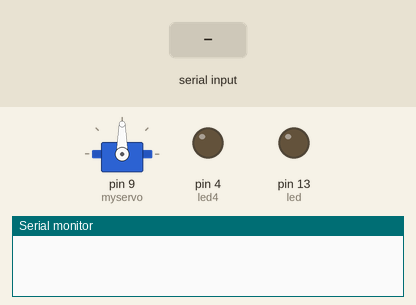
This sketch was run on a simulated Arduino Uno, built with avr-gcc and run on an emulated ATmega328P. Parts: servo, output pins drawn as LEDs (lit = HIGH), the last lines printed to the serial monitor. Inputs (shaded band) come from the test bench.

Above: at 1.2 s.
1.3 s: "2" received over Serial
At 2.2 s:
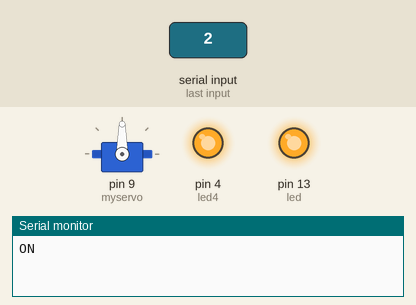
2.8 s: "4" received over Serial
At 3.3 s:
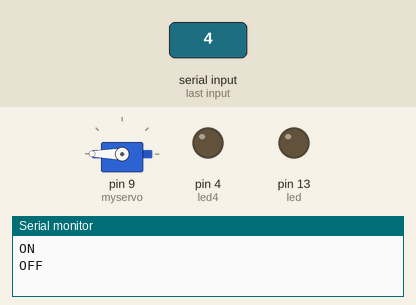
Timing chart, 0 to 5.8 s (numbered marks = the images above; inputs shaded):
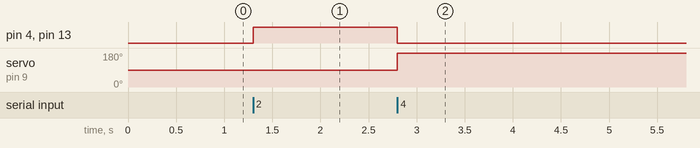

The sketch:

LESSON22.ino
```cpp
/******************************************************************************
----------------本例程仅供学习使用，未经作者允许，不得用于其他用途。-----------
------------------------版权所有，仿冒必究！-----------------------------------
----------------1.开发环境:Arduino IDE-----------------------------------------
----------------2.测试使用开发板型号：Arduino Leonardo or Arduino UNO R3-------
----------------3.单片机使用晶振：16M------------------------------------------
----------------4.淘宝网址：Ilovemcu.taobao.com--------------------------------
----------------------------epic-mcu.taobao.com--------------------------------
----------------5.作者：神秘藏宝室---------------------------------------------
******************************************************************************/

// #include <Arduino.h>

// #define PWM_pin 9

// int pulsewidth = 0;		//高电平时间

// void setup()
// {
//   pinMode(PWM_pin,OUTPUT);
// }

// void loop()
// {
//     pulse(0);			//设置舵机指向90度
//     delay(1000);
//     pulse(90);
//     delay(1000);
//     pulse(180);
//     delay(1000);
// }

// void pulse(int angle)			//设置舵机角度为angle
// {
// 	pulsewidth=int ((angle*11)+500);	//计算高电平时间
// 	digitalWrite(PWM_pin,HIGH);				//设置高电平
// 	delayMicroseconds(pulsewidth);		//延时pulsewidth （us）
// 	digitalWrite(PWM_pin,LOW);				//设置低电平
// 	delay(20-pulsewidth/1000);				//延时20-pulsewidth/1000 （ms）
// }


// #include <Servo.h>  //引入文件
// Servo myservo;      // 创建对象
// #define potpin  A5  // 设定连接可变电阻的模拟引脚
// int val;            // 创建变量，储存从模拟端口读取的值（0到1023）
// void setup()
// {
//   myservo.attach(9);  // 9号引脚输出电机控制信号（仅能使用PWM引脚），控制舵机的引脚
// }
// void loop()
// {
//   val = analogRead(potpin);  // 读取来自可变电阻的模拟值（0到1023之间）
//   val = map(val, 0, 1023, 0, 179);  // 利用“map”函数缩放该值，得到舵机需要的角度（0到180之间）
//   myservo.write(val);     // 设定舵机的位置，旋转到val
//   delay(15);              // 等待电机旋转到目标角度
// }


// 舵机的来回转动
// #include <Servo.h>
// int pos = 0;
// Servo myservo;

// void setup()
// {
//   myservo.attach(9, 500, 2500); //修正脉冲宽度
// }

// void loop()
// {
//   for (pos = 0; pos <= 180; pos += 1) {
//     myservo.write(pos);
//     delay(15);
//   }
//   for (pos = 180; pos >= 0; pos -= 1) {
//     myservo.write(pos);
//     delay(15);
//   }
// }

#include <Servo.h>
int led4=4;
int led=13;
Servo myservo;//创建舵机对象

void setup(){
  myservo.attach(9, 500, 2500);
  pinMode(led,OUTPUT);
  pinMode(led4,OUTPUT);
  Serial.begin(9600);
}

void loop(){
  if(Serial.available()>0){
    char c=Serial.read();
    if(c=='2'){
      digitalWrite(led,HIGH);
      digitalWrite(led4,HIGH);
      myservo.write(90);
      Serial.println("ON");
    }
   	else if(c=='4'){
      digitalWrite(led,LOW);
      digitalWrite(led4,LOW);
      myservo.write(180);
      Serial.println("OFF");
    }
  }
}
```

Measured:
- after the input at 1.3 s, pin 4 (led4), pin 13 (led): LOW → HIGH at once
- after the input at 2.8 s, pin 4 (led4), pin 13 (led): HIGH → LOW at once; servo on pin 9 (myservo): 90° → 180° at once
